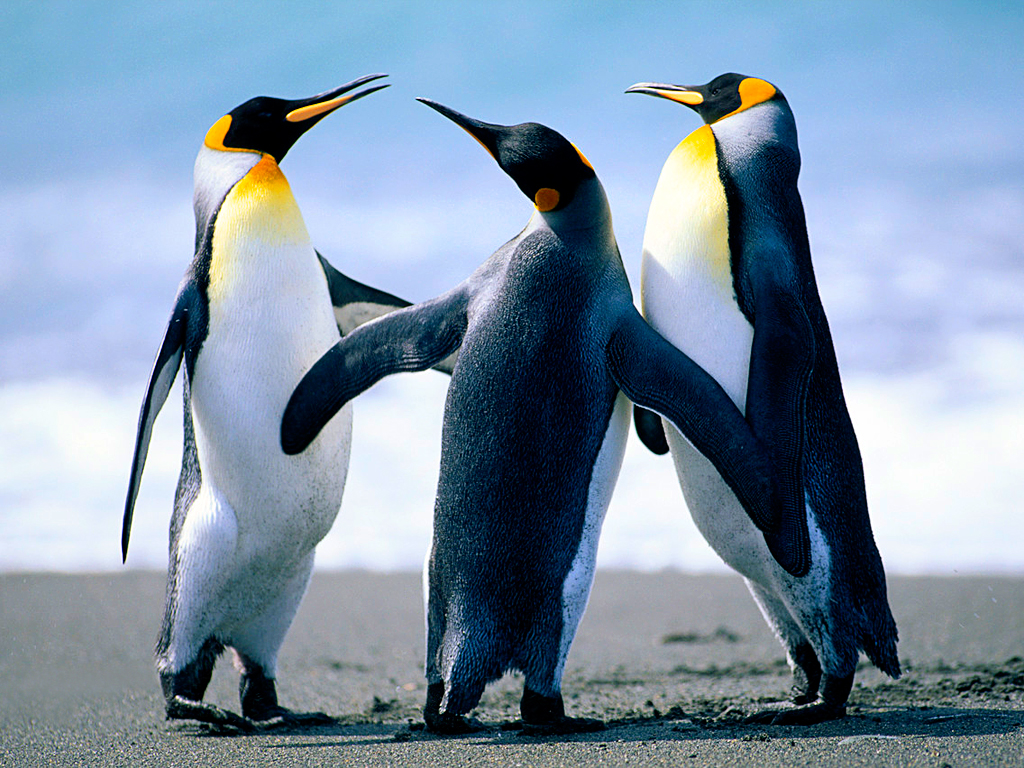
#> input picture Homework/MM_HW03/Penguins.jpg, 1024 x 768 px, found by its file name
$ python HW1_104306093.py   (Python 2 division)
#> lines starting #> are read from the running program, lines starting #| are printed output that depends on the picture; after the words box and inside, x2 and y2 are one past the last pixel; in counts of white or black regions, pixels touching at a corner belong together
#!/usr/bin/env python2
# -*- coding: utf-8 -*-
"""
Created on Thu Oct 26 14:14:48 2017

@author: wangboren
"""

def Q1(string,width,height):
    Q1_pic = Image.open(string)
    pixel = Q1_pic.load()
    for i in range(width):
        for j in range(height):
            R,G,B = pixel[i,j]
            if i < width/3:
                pixel[i,j] = (3*R,G,B)
            if i > width/3 and i < width*2/3:
                pixel[i,j] = (R,3*G,B)
            if i < width and i > width*2/3:
                pixel[i,j] = (R,G,3*B)
    Q1_pic.save("Q1.jpg")

def Q2(string,width,height):
    Q2_pic = Image.open(string).convert("CMYK")
    pixel = Q2_pic.load()
    for i in range(width):
        for j in range(height):
            C,M,Y,K = pixel[i,j]
            if i < width/4:
                pixel[i,j] = (3*C,M,Y,K)
            if i > width/4 and i < width*2/4:
                pixel[i,j] = (C,3*M,Y,K)
            if i < width*3/4 and i > width*2/4:
                pixel[i,j] = (C,M,3*Y,K)
            if i < width and i > width*3/4:
                pixel[i,j] = (C,M,Y,3*K)

    Q2_pic.save("Q2.jpg")

def Q3(string,width,height):
    Q3_pic = Image.open(string)
    pixel = Q3_pic.load()
    for i in range(width):
        for j in range(height):
            R,G,B = pixel[i,j]
            pixel[i,j] = (255-R,255-G,255-B)

    Q3_pic.save("Q3.jpg")

def Q4(string,width,height):
    Q4_pic = Image.open(string)
    pixel = Q4_pic.load()
    for i in range(0,width,8):
        for j in range(0,height,8):
            R,G,B =  pixel[i,j]
            for dotx in range(8):
                for doty in range(8):
                    pixel[i+dotx,j+doty] = (R,G,B)

    Q4_pic.save("Q4.jpg")

def Q5_1(string,width,height):
    Q5_1_pic = Image.open(string)
    pixel = Q5_1_pic.load()
    for i in range(width):
        for j in range(height):
            R,G,B =  pixel[i,j]
            pixel[i,j] = (((R+G+B)/3),((R+G+B)/3),((R+G+B)/3))

    Q5_1_pic.save("Q5-1.jpg")

def Q5_2(string,width,height):
    Q5_2_pic = Image.open(string)
    pixel = Q5_2_pic.load()
    for i in range(width):
        for j in range(height):
            R,G,B =  pixel[i,j]
            R = int(0.299*R+0.587*G+0.114*B)
            G = int(0.299*R+0.587*G+0.114*B)
            B = int(0.299*R+0.587*G+0.114*B)
            pixel[i,j] = (R,G,B)

    Q5_2_pic.save("Q5-2.jpg")

def Q6_1(string,width,height):
    Q6_1_pic = Image.open(string)
    pixel = Q6_1_pic.load()
    for i in range(width):
        for j in range(height):
            R,G,B =  pixel[i,j]
            if (int(R+G+B)/3) < 180:
                pixel[i,j] = (0,0,0)
            elif (int(R+G+B)/3) >= 180:
                pixel[i,j] = (255,255,255)
    Q6_1_pic.save("Q6-1.jpg")

def Q6_2(string,width,height):
    Q6_2_pic = Image.open(string)
    pixel = Q6_2_pic.load()
    for i in range(width):
        for j in range(height):
            R,G,B =  pixel[i,j]
            if (int(R+G+B)/3) < 64:
                pixel[i,j] = (0,0,0)
            elif (int(R+G+B)/3) >= 64:
                pixel[i,j] = (255,255,255)
    Q6_2_pic.save("Q6-2.jpg")

def Q6_3(string,width,height):
    Q6_3_pic = Image.open(string)
    pixel = Q6_3_pic.load()
    for i in range(width):
        for j in range(height):
            R,G,B =  pixel[i,j]
            if (int(R+G+B)/3) < 20:
                pixel[i,j] = (0,0,0)
            elif (int(R+G+B)/3) >= 20:
                pixel[i,j] = (255,255,255)
    Q6_3_pic.save("Q6-3.jpg")

def Q7_1(string,width,height):
    Q7_1_pic = Image.open(string)
    pixel = Q7_1_pic.load()
    for i in range(width):
        for j in range(height):
            R,G,B =  pixel[i,j]
            pixel[i,j] = (R,B,G)
    Q7_1_pic.save("Q7-1.jpg")

def Q7_2(string,width,height):
    Q7_2_pic = Image.open(string)
    pixel = Q7_2_pic.load()
    for i in range(width):
        for j in range(height):
            R,G,B =  pixel[i,j]
            pixel[i,j] = (G,R,B)
    Q7_2_pic.save("Q7-2.jpg")

def Q7_3(string,width,height):
    Q7_3_pic = Image.open(string)
    pixel = Q7_3_pic.load()
    for i in range(width):
        for j in range(height):
            R,G,B =  pixel[i,j]
            pixel[i,j] = (G,B,R)
    Q7_3_pic.save("Q7-3.jpg")

def Q7_4(string,width,height):
    Q7_4_pic = Image.open(string)
    pixel = Q7_4_pic.load()
    for i in range(width):
        for j in range(height):
            R,G,B =  pixel[i,j]
            pixel[i,j] = (B,R,G)
    Q7_4_pic.save("Q7-4.jpg")

def Q7_5(string,width,height):
    Q7_5_pic = Image.open(string)
    pixel = Q7_5_pic.load()
    for i in range(width):
        for j in range(height):
            R,G,B =  pixel[i,j]
            pixel[i,j] = (B,G,R)
    Q7_5_pic.save("Q7-5.jpg")

def Q8(string,width,height):
    Q8_pic = Image.open(string)
    pixel = Q8_pic.load()
    simular = int()
    for i in range(width):
        for j in range(height):
            R,G,B =  pixel[i,j]
            simular = ((255-R)**2+(190-G)**2+(25-B)**2)**0.5
            if simular < 100:
                pixel[i,j] = (R,int(0.6*G),B)
            else:
                pixel[i,j] = (R,G,B)
    Q8_pic.save("Q8.jpg")

def Q9(string,width,height):
    Q9_pic = Image.open(string)
    pixel = Q9_pic.load()
    this = int()
    this_next = int()
    this_below = int()
    minus_next = int()
    minus_below = int()
    for i in range(width):
        for j in range(height):
            R,G,B =  pixel[i,j]
            if i == (width-1):
                if j != (height-1):
                    R2,G2,B2 = pixel[i,j+1]
                    this = (R+G+B)/3
                    this_below = (R2+G2+B2)/3
                    minus_below = int(abs(this- this_below))
                    if minus_below > 10 :
                        pixel[i,j] = (0,0,0)
                    else:
                        pixel[i,j] = (255,255,255)
                else:
                    pixel[i,j] = (0,0,0)
            elif j == (height-1):
                R1,G1,B1 = pixel[i+1,j]
                this = (R+G+B)/3
                this_next = (R1+G1+B1)/3
                minus_next = int(abs(this-this_next))
                if minus_next > 10:
                    pixel[i,j] = (0,0,0)
                else:
                    pixel[i,j] = (255,255,255)
            else:
                R1,G1,B1 = pixel[i+1,j]
                R2,G2,B2 = pixel[i,j+1]
                this = (R+G+B)/3
                this_next = (R1+G1+B1)/3
                this_below = (R2+G2+B2)/3
                minus_next = int(abs(this-this_next))
                minus_below = int(abs(this- this_below))
                if minus_below > 10 and minus_next > 10:
                    pixel[i,j] = (0,0,0)
                else:
                    pixel[i,j] = (255,255,255)
    Q9_pic.save("Q9.jpg")

def Q10(string,width,height):
    Q10_pic = Image.open(string)
    pixel = Q10_pic.load()

    for i in range(width):
        for j in range(height):
            block = list()
            if i == 0 or i == width-1:
                if i == 0  and j == 0:
                    R,G,B = pixel[i,j]
                    R_5,G_5,B_5 = pixel[i,j+1]
                    R_7,G_7,B_7 = pixel[i+1,j]
                    R_8,G_8,B_8 = pixel[i+1,j+1]
                    block.append((R_5+G_5+B_5)/3)
                    block.append((R_7+G_7+B_7)/3)
                    block.append((R_8+G_8+B_8)/3)
                    block.append((R+G+B)/3)
                    block.sort()
                    if (block[1]+block[2])/2 == (R_5+G_5+B_5)/3:
                        pixel[i,j]= (R_5,G_5,B_5)
                    elif (block[2]+block[1])/2 == (R_7+G_7+B_7)/3:
                        pixel[i,j]= (R_7,G_7,B_7);
                    elif (block[2]+block[1])/2 == (R_8+G_8+B_8)/3:
                        pixel[i,j]= (R_8,G_8,B_8);
                    elif (block[2]+block[1])/2 == (R+G+B)/3:
                        pixel[i,j]= (R,G,B);
                elif i == 0  and j == height-1:
                    R,G,B = pixel[i,j]
                    R_5,G_5,B_5 = pixel[i,j-1]
                    R_7,G_7,B_7 = pixel[i+1,j]
                    R_8,G_8,B_8 = pixel[i+1,j-1]
                    block.append((R_5+G_5+B_5)/3)
                    block.append((R_7+G_7+B_7)/3)
                    block.append((R_8+G_8+B_8)/3)
                    block.append((R+G+B)/3)
                    block.sort()
                    if (block[1]+block[2])/2 == (R_5+G_5+B_5)/3:
                        pixel[i,j]= (R_5,G_5,B_5);
                    elif (block[2]+block[1])/2 == (R_7+G_7+B_7)/3:
                        pixel[i,j]= (R_7,G_7,B_7);
                    elif (block[2]+block[1])/2 == (R_8+G_8+B_8)/3:
                        pixel[i,j]= (R_8,G_8,B_8);
                    elif (block[2]+block[1])/2 == (R+G+B)/3:
                        pixel[i,j]= (R,G,B);
                elif i == width-1  and j == height-1:
                    R,G,B = pixel[i,j]
                    R_5,G_5,B_5 = pixel[i-1,j-1]
                    R_7,G_7,B_7 = pixel[i-1,j]
                    R_8,G_8,B_8 = pixel[i,j-1]
                    block.append((R_5+G_5+B_5)/3)
                    block.append((R_7+G_7+B_7)/3)
                    block.append((R_8+G_8+B_8)/3)
                    block.append((R+G+B)/3)
                    block.sort()
                    if (block[1]+block[2])/2 == (R_5+G_5+B_5)/3:
                        pixel[i,j]= (R_5,G_5,B_5);
                    elif (block[2]+block[1])/2 == (R_7+G_7+B_7)/3:
                        pixel[i,j]= (R_7,G_7,B_7);
                    elif (block[2]+block[1])/2 == (R_8+G_8+B_8)/3:
                        pixel[i,j]= (R_8,G_8,B_8);
                    elif (block[2]+block[1])/2 == (R+G+B)/3:
                        pixel[i,j]= (R,G,B);
                elif i == width-1  and j == 0:
                    R,G,B = pixel[i,j]
                    R_5,G_5,B_5 = pixel[i-1,j]
                    R_7,G_7,B_7 = pixel[i-1,j+1]
                    R_8,G_8,B_8 = pixel[i,j+1]
                    block.append((R_5+G_5+B_5)/3)
                    block.append((R_7+G_7+B_7)/3)
                    block.append((R_8+G_8+B_8)/3)
                    block.append((R+G+B)/3)
                    block.sort()
                    if (block[1]+block[2])/2 == (R_5+G_5+B_5)/3:
                        pixel[i,j]= (R_5,G_5,B_5);
                    elif (block[2]+block[1])/2 == (R_7+G_7+B_7)/3:
                        pixel[i,j]= (R_7,G_7,B_7);
                    elif (block[2]+block[1])/2 == (R_8+G_8+B_8)/3:
                        pixel[i,j]= (R_8,G_8,B_8);
                    elif (block[2]+block[1])/2 == (R+G+B)/3:
                        pixel[i,j]= (R,G,B);
                elif i == 0:
                    R,G,B = pixel[i,j]
                    R_4,G_4,B_4 = pixel[i,j-1]
                    R_5,G_5,B_5 = pixel[i,j+1]
                    R_6,G_6,B_6 = pixel[i+1,j-1]
                    R_7,G_7,B_7 = pixel[i+1,j]
                    R_8,G_8,B_8 = pixel[i+1,j+1]
                    block.append((R_4+G_4+B_4)/3)
                    block.append((R_5+G_5+B_5)/3)
                    block.append((R_6+G_6+B_6)/3)
                    block.append((R_7+G_7+B_7)/3)
                    block.append((R_8+G_8+B_8)/3)
                    block.append((R+G+B)/3)
                    block.sort()
                    if (block[2]+block[3])/2 == (R_4+G_4+B_4)/3:
                        pixel[i,j]= (R_4,G_4,B_4);
                    elif (block[2]+block[3])/2 == (R_5+G_5+B_5)/3:
                        pixel[i,j]= (R_5,G_5,B_5);
                    elif (block[2]+block[3])/2 == (R_6+G_6+B_6)/3:
                        pixel[i,j]= (R_6,G_6,B_6);
                    elif (block[2]+block[3])/2 == (R_7+G_7+B_7)/3:
                        pixel[i,j]= (R_7,G_7,B_7);
                    elif (block[2]+block[3])/2 == (R_8+G_8+B_8)/3:
                        pixel[i,j]= (R_8,G_8,B_8);
                    elif (block[2]+block[3])/2 == (R+G+B)/3:
                        pixel[i,j]= (R,G,B);
                elif i == width-1:
                    R,G,B = pixel[i,j]
                    R_4,G_4,B_4 = pixel[i,j-1]
                    R_5,G_5,B_5 = pixel[i,j+1]
                    R_6,G_6,B_6 = pixel[i-1,j-1]
                    R_7,G_7,B_7 = pixel[i-1,j]
                    R_8,G_8,B_8 = pixel[i-1,j+1]
                    block.append((R_4+G_4+B_4)/3)
                    block.append((R_5+G_5+B_5)/3)
                    block.append((R_6+G_6+B_6)/3)
                    block.append((R_7+G_7+B_7)/3)
                    block.append((R_8+G_8+B_8)/3)
                    block.append((R+G+B)/3)
                    block.sort()
                    if (block[2]+block[3])/2 == (R_4+G_4+B_4)/3:
                        pixel[i,j]= (R_4,G_4,B_4);
                    elif (block[2]+block[3])/2 == (R_5+G_5+B_5)/3:
                        pixel[i,j]= (R_5,G_5,B_5);
                    elif (block[2]+block[3])/2 == (R_6+G_6+B_6)/3:
                        pixel[i,j]= (R_6,G_6,B_6);
                    elif (block[2]+block[3])/2 == (R_7+G_7+B_7)/3:
                        pixel[i,j]= (R_7,G_7,B_7);
                    elif (block[2]+block[3])/2 == (R_8+G_8+B_8)/3:
                        pixel[i,j]= (R_8,G_8,B_8);
                    elif (block[2]+block[3])/2 == (R+G+B)/3:
                        pixel[i,j]= (R,G,B);
            elif j == 0 or j == height-1:
                if i != 0 and i != width-1:
                    if j == 0:
                        R,G,B = pixel[i,j]
                        R_1,G_1,B_1 = pixel[i-1,j+1]
                        R_2,G_2,B_2 = pixel[i-1,j]
                        R_4,G_4,B_4 = pixel[i,j+1]
                        R_6,G_6,B_6 = pixel[i+1,j+1]
                        R_7,G_7,B_7 = pixel[i+1,j]
                        block.append((R_1+G_1+B_1)/3)
                        block.append((R_2+G_2+B_2)/3)
                        block.append((R_4+G_4+B_4)/3)
                        block.append((R_6+G_6+B_6)/3)
                        block.append((R_7+G_7+B_7)/3)
                        block.append((R+G+B)/3)
                        block.sort()
                        if (block[2]+block[3])/2 == (R_1+G_1+B_1)/3:
                            pixel[i,j]= (R_1,G_1,B_1);
                        elif (block[2]+block[3])/2 == (R_2+G_2+B_2)/3:
                            pixel[i,j]= (R_2,G_2,B_2);
                        elif (block[2]+block[3])/2 == (R_4+G_4+B_4)/3:
                            pixel[i,j]= (R_4,G_4,B_4);
                        elif (block[2]+block[3])/2 == (R_6+G_6+B_6)/3:
                            pixel[i,j]= (R_6,G_6,B_6);
                        elif (block[2]+block[3])/2 == (R_7+G_7+B_7)/3:
                            pixel[i,j]= (R_7,G_7,B_7);
                        elif (block[2]+block[3])/2 == (R+G+B)/3:
                            pixel[i,j]= (R,G,B);

                    elif j == height-1:

                        R,G,B = pixel[i,j]
                        R_1,G_1,B_1 = pixel[i-1,j-1]
                        R_2,G_2,B_2 = pixel[i-1,j]
                        R_4,G_4,B_4 = pixel[i,j-1]
                        R_6,G_6,B_6 = pixel[i+1,j-1]
                        R_7,G_7,B_7 = pixel[i+1,j]
                        block.append((R_1+G_1+B_1)/3)
                        block.append((R_2+G_2+B_2)/3)
                        block.append((R_4+G_4+B_4)/3)
                        block.append((R_6+G_6+B_6)/3)
                        block.append((R_7+G_7+B_7)/3)
                        block.append((R+G+B)/3)
                        block.sort()
                        if (block[2]+block[3])/2 == (R_1+G_1+B_1)/3:
                            pixel[i,j]= (R_1,G_1,B_1);
                        elif (block[2]+block[3])/2 == (R_2+G_2+B_2)/3:
                            pixel[i,j]= (R_2,G_2,B_2);
                        elif (block[2]+block[3])/2 == (R_4+G_4+B_4)/3:
                            pixel[i,j]= (R_4,G_4,B_4);
                        elif (block[2]+block[3])/2 == (R_6+G_6+B_6)/3:
                            pixel[i,j]= (R_6,G_6,B_6);
                        elif (block[2]+block[3])/2 == (R_7+G_7+B_7)/3:
                            pixel[i,j]= (R_7,G_7,B_7);
                        elif (block[2]+block[3])/2 == (R+G+B)/3:
                            pixel[i,j]= (R,G,B);
            else:
                R,G,B = pixel[i,j]
                R_1,G_1,B_1 = pixel[i-1,j-1]
                R_2,G_2,B_2 = pixel[i-1,j]
                R_3,G_3,B_3 = pixel[i-1,j+1]
                R_4,G_4,B_4 = pixel[i,j-1]
                R_5,G_5,B_5 = pixel[i,j+1]
                R_6,G_6,B_6 = pixel[i+1,j-1]
                R_7,G_7,B_7 = pixel[i+1,j]
                R_8,G_8,B_8 = pixel[i+1,j+1]
                block.append((R_1+G_1+B_1)/3)
                block.append((R_2+G_2+B_2)/3)
                block.append((R_3+G_3+B_3)/3)
                block.append((R_4+G_4+B_4)/3)
                block.append((R_5+G_5+B_5)/3)
                block.append((R_6+G_6+B_6)/3)
                block.append((R_7+G_7+B_7)/3)
                block.append((R_8+G_8+B_8)/3)
                block.append((R+G+B)/3)
                block.sort()
                if block[4] == (R_1+G_1+B_1)/3:
                    pixel[i,j]= (R_1,G_1,B_1);
                elif block[4] == (R_2+G_2+B_2)/3:
                    pixel[i,j]= (R_2,G_2,B_2);
                elif block[4] == (R_3+G_3+B_3)/3:
                    pixel[i,j]= (R_3,G_3,B_3);
                elif block[4] == (R_4+G_4+B_4)/3:
                    pixel[i,j]= (R_4,G_4,B_4);
                elif block[4] == (R_5+G_5+B_5)/3:
                    pixel[i,j]= (R_5,G_5,B_5);
                elif block[4] == (R_6+G_6+B_6)/3:
                    pixel[i,j]= (R_6,G_6,B_6);
                elif block[4] == (R_7+G_7+B_7)/3:
                    pixel[i,j]= (R_7,G_7,B_7);
                elif block[4] == (R_8+G_8+B_8)/3:
                    pixel[i,j]= (R_8,G_8,B_8);
                elif block[4] == (R+G+B)/3:
                    pixel[i,j]= (R,G,B);
    Q10_pic.save("Q10.jpg")

# [54 lines left out: functions Q11_1, Q11_2, Q11_3, Q11_4, Q12, not called in this run]

if __name__== "__main__" :
    from PIL import Image
    string = 'Penguins.jpg'
    string_10 = "Penguins_noise.jpg"
    string_12_1 = "Chrysanthemum.jpg"
    string_12_2 = "Elsa.jpg"
    im = Image.open(string)
#> im is the input picture: PIL image 1024x768 RGB; mean R, G, B 127.8, 148, 168.1
    width,height = im.size
    Q1(string,width,height)
    Q2(string,width,height)
    Q3(string,width,height)
    Q4(string,width,height)
    Q5_1(string,width,height)
    Q5_2(string,width,height)
#> in Q5_2, `Q5_2_pic.save("Q5-2.jpg")`:
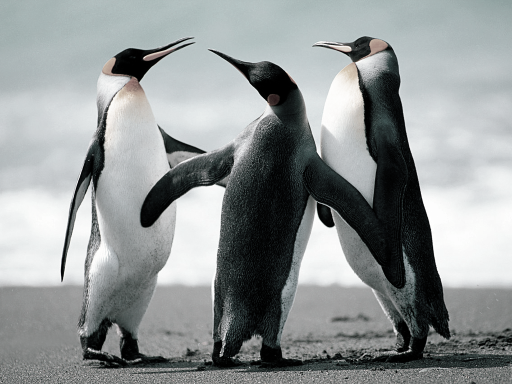
#> saved as Q5-2.jpg: PIL image 1024x768 RGB (shown at 1/2 size); mean R, G, B 143.8, 148.6, 148.9
    Q6_1(string,width,height)
#> in Q6_1, `Q6_1_pic.save("Q6-1.jpg")`:
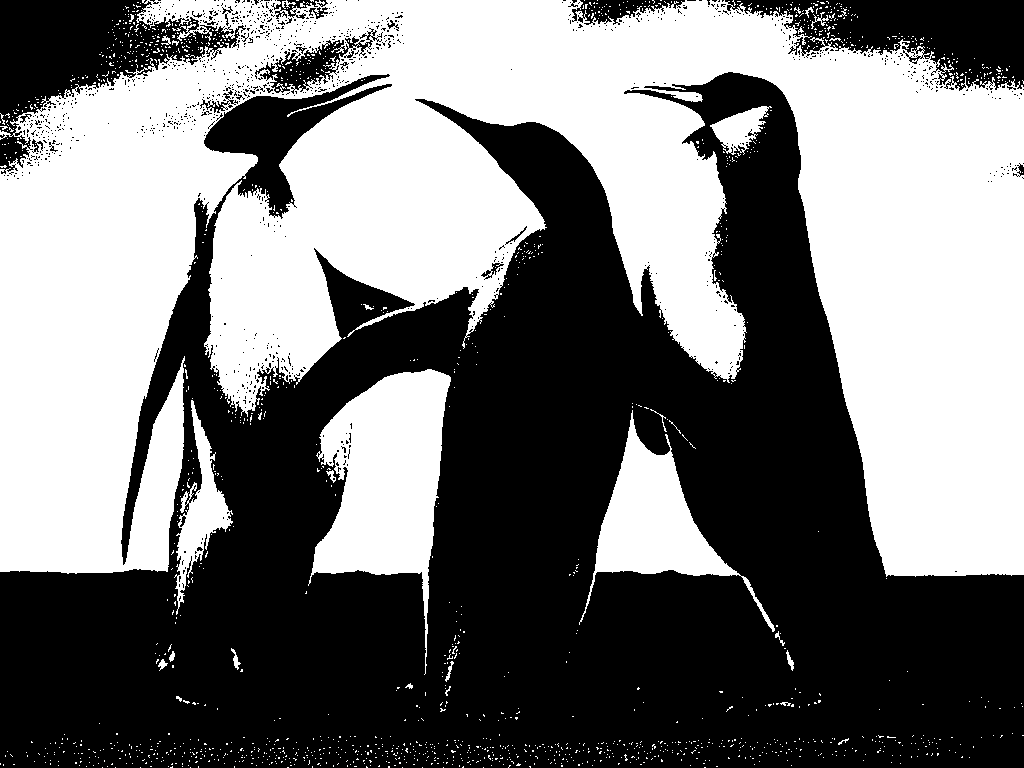
#> saved as Q6-1.jpg: PIL image 1024x768 RGB; 46.6% white; 1619 white regions (1589 under 20 px), largest, box (x1, y1, x2, y2) and area: (0, 0, 1024, 577) 323967, (308, 369, 451, 675) 21019, (579, 410, 775, 632) 11397
    Q6_2(string,width,height)
    Q6_3(string,width,height)
    Q7_1(string,width,height)
    Q7_2(string,width,height)
    Q7_3(string,width,height)
#> in Q7_3, `Q7_3_pic.save("Q7-3.jpg")`:
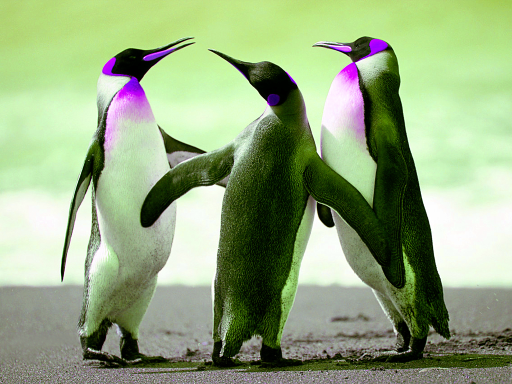
#> saved as Q7-3.jpg: PIL image 1024x768 RGB (shown at 1/2 size); mean R, G, B 148, 168.1, 127.8
    Q7_4(string,width,height)
    Q7_5(string,width,height)
#> in Q7_5, `Q7_5_pic.save("Q7-5.jpg")`:
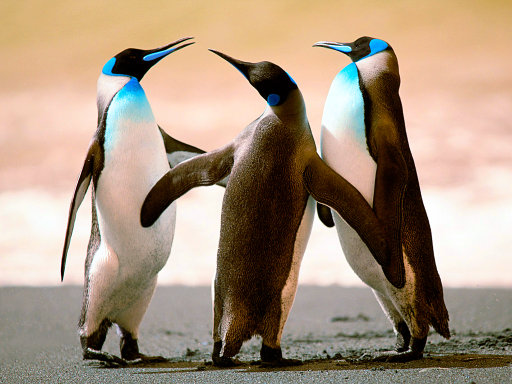
#> saved as Q7-5.jpg: PIL image 1024x768 RGB (shown at 1/2 size); mean R, G, B 168.1, 148, 127.8
    Q8(string,width,height)
    Q9(string,width,height)
#> in Q9, `Q9_pic.save("Q9.jpg")`:
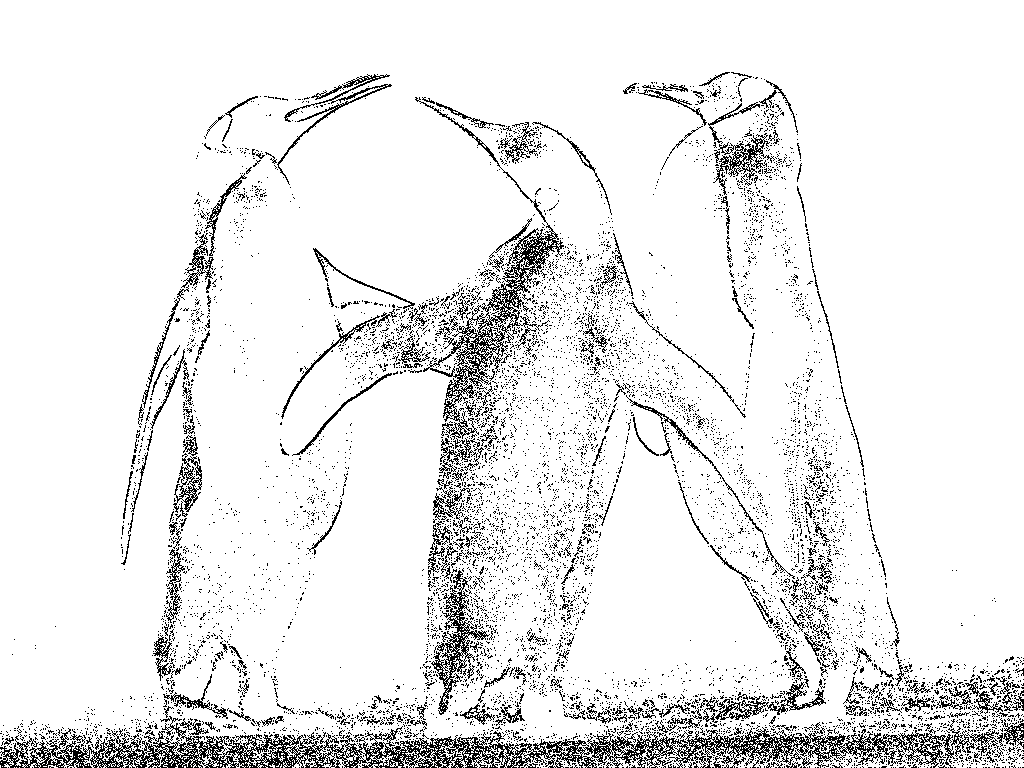
#> saved as Q9.jpg: PIL image 1024x768 RGB; 91.7% white; black in thin lines or dots
    Q10_answer = Q10(string_10,width,height)
#> (the run stopped early here; a loop or call above may not have finished)
